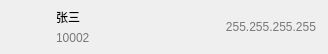
<?xml version="1.0" encoding="UTF-8"?>
<ui version="4.0">
 <class>FriendItem</class>
 <widget class="QWidget" name="FriendItem">
  <property name="geometry">
   <rect>
    <x>0</x>
    <y>0</y>
    <width>328</width>
    <height>54</height>
   </rect>
  </property>
  <property name="minimumSize">
   <size>
    <width>0</width>
    <height>54</height>
   </size>
  </property>
  <property name="maximumSize">
   <size>
    <width>16777215</width>
    <height>54</height>
   </size>
  </property>
  <property name="windowTitle">
   <string>Form</string>
  </property>
  <property name="styleSheet">
   <string notr="true">#FriendItem:hover{
	background-color: rgb(252, 235, 172);
}

#FriendLayout:hover{
	background-color: rgb(252, 235, 172);
}

#idLabel{
	color: rgb(120, 120, 120);
}

#ipLabel{
	color: rgb(120, 120, 120);
}

</string>
  </property>
  <layout class="QHBoxLayout" name="horizontalLayout_2">
   <property name="spacing">
    <number>0</number>
   </property>
   <property name="leftMargin">
    <number>4</number>
   </property>
   <property name="topMargin">
    <number>0</number>
   </property>
   <property name="rightMargin">
    <number>2</number>
   </property>
   <property name="bottomMargin">
    <number>0</number>
   </property>
   <item>
    <widget class="QWidget" name="FriendLayout" native="true">
     <property name="sizePolicy">
      <sizepolicy hsizetype="Expanding" vsizetype="Expanding">
       <horstretch>0</horstretch>
       <verstretch>0</verstretch>
      </sizepolicy>
     </property>
     <property name="maximumSize">
      <size>
       <width>16777215</width>
       <height>16777215</height>
      </size>
     </property>
     <layout class="QHBoxLayout" name="horizontalLayout">
      <property name="spacing">
       <number>6</number>
      </property>
      <property name="leftMargin">
       <number>6</number>
      </property>
      <property name="topMargin">
       <number>6</number>
      </property>
      <property name="rightMargin">
       <number>10</number>
      </property>
      <property name="bottomMargin">
       <number>6</number>
      </property>
      <item>
       <widget class="QLabel" name="iconLabel">
        <property name="minimumSize">
         <size>
          <width>40</width>
          <height>40</height>
         </size>
        </property>
        <property name="maximumSize">
         <size>
          <width>40</width>
          <height>40</height>
         </size>
        </property>
        <property name="styleSheet">
         <string notr="true">QLabel#iconLabel {
    border-image: url(://icon/icon1.png);
	border-radius: 3px;
}
</string>
        </property>
        <property name="text">
         <string/>
        </property>
        <property name="pixmap">
         <pixmap>:/sys/img/sf.jpg</pixmap>
        </property>
        <property name="scaledContents">
         <bool>true</bool>
        </property>
       </widget>
      </item>
      <item>
       <widget class="QWidget" name="widget" native="true">
        <property name="sizePolicy">
         <sizepolicy hsizetype="Expanding" vsizetype="Preferred">
          <horstretch>0</horstretch>
          <verstretch>0</verstretch>
         </sizepolicy>
        </property>
        <property name="maximumSize">
         <size>
          <width>16777215</width>
          <height>16777215</height>
         </size>
        </property>
        <property name="styleSheet">
         <string notr="true"/>
        </property>
        <layout class="QVBoxLayout" name="verticalLayout">
         <property name="spacing">
          <number>4</number>
         </property>
         <property name="leftMargin">
          <number>0</number>
         </property>
         <property name="topMargin">
          <number>2</number>
         </property>
         <property name="rightMargin">
          <number>0</number>
         </property>
         <property name="bottomMargin">
          <number>2</number>
         </property>
         <item>
          <widget class="QLabel" name="nameLabel">
           <property name="text">
            <string>张三</string>
           </property>
          </widget>
         </item>
         <item>
          <widget class="QLabel" name="idLabel">
           <property name="text">
            <string>10002</string>
           </property>
          </widget>
         </item>
        </layout>
       </widget>
      </item>
      <item>
       <widget class="QLabel" name="ipLabel">
        <property name="minimumSize">
         <size>
          <width>125</width>
          <height>0</height>
         </size>
        </property>
        <property name="maximumSize">
         <size>
          <width>125</width>
          <height>16777215</height>
         </size>
        </property>
        <property name="styleSheet">
         <string notr="true"/>
        </property>
        <property name="text">
         <string>255.255.255.255</string>
        </property>
        <property name="alignment">
         <set>Qt::AlignRight|Qt::AlignTrailing|Qt::AlignVCenter</set>
        </property>
       </widget>
      </item>
     </layout>
    </widget>
   </item>
  </layout>
 </widget>
 <resources/>
 <connections/>
</ui>
